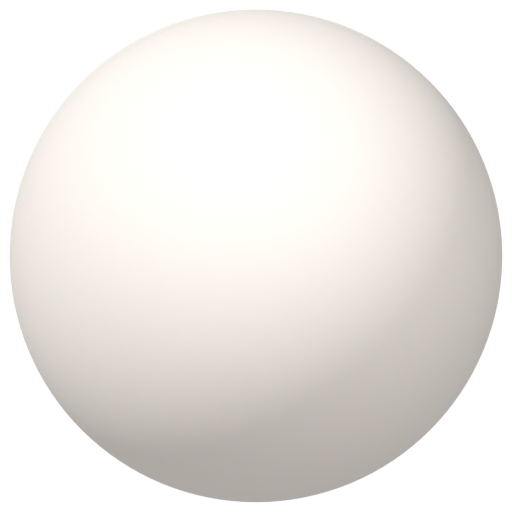
#> input picture src/sections/hero-thread/assets/Matcap_Clay.png, 512 x 512 px, given in place of desktop-K0.png, which was not available; the run also reads 1 picture not shown here
$ python make-comparisons.py ../../src/sections/hero-thread/assets ../../src/sections/hero-thread/assets/Matcap_Clay.png
#> lines starting #> are read from the running program, lines starting #| are printed output that depends on the picture; pictures that were not available may be replaced by others from this repository, and a replacement may not be noted
"""Pair captured browser viewports with supplied artboards. Never edits source art."""
from pathlib import Path
import sys
from PIL import Image, ImageDraw, ImageFont, ImageOps

root = Path(sys.argv[1])
design = Path(sys.argv[2])
font_path = Path('/System/Library/Fonts/Supplemental/Arial.ttf')
font = ImageFont.truetype(str(font_path), 18) if font_path.exists() else ImageFont.load_default(size=18)

def pair(actual, reference, output, left_label, right_label):
#> called with output = 'desktop-K0-comparison.png', right_label = 'Supplied canvas K0'
    left = Image.open(actual).convert('RGB')
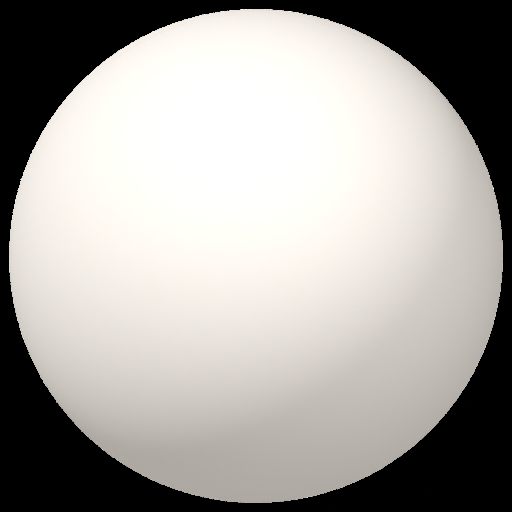
#> left: PIL image 512x512 RGB; mean R, G, B 167.5, 164.4, 160.1
    right = Image.open(reference).convert('RGB')
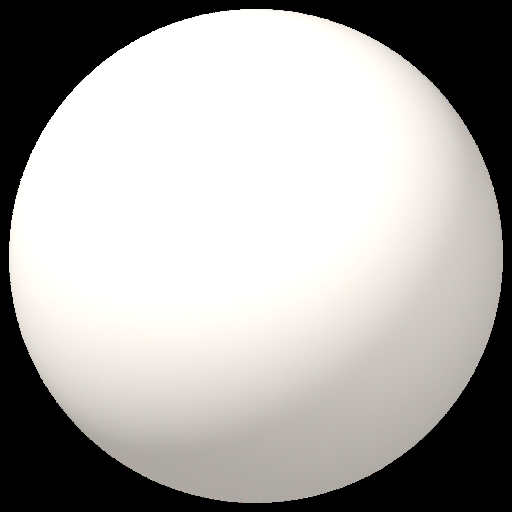
#> right: PIL image 512x512 RGB; mean R, G, B 171.4, 169.4, 166.8
    result = Image.new('RGB', (left.width + right.width, max(left.height, right.height) + 36), '#ffffff')
#> result: PIL image 1024x548 RGB; every value is 255
    result.paste(left, (0, 36))
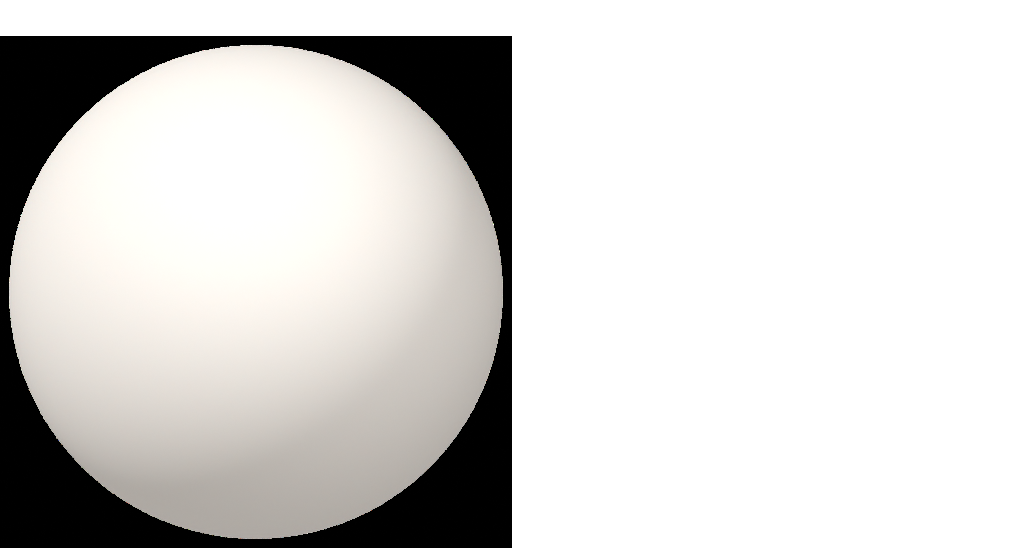
#> result: PIL image 1024x548 RGB; mean R, G, B 214.1, 212.7, 210.7
    result.paste(right, (left.width, 36))
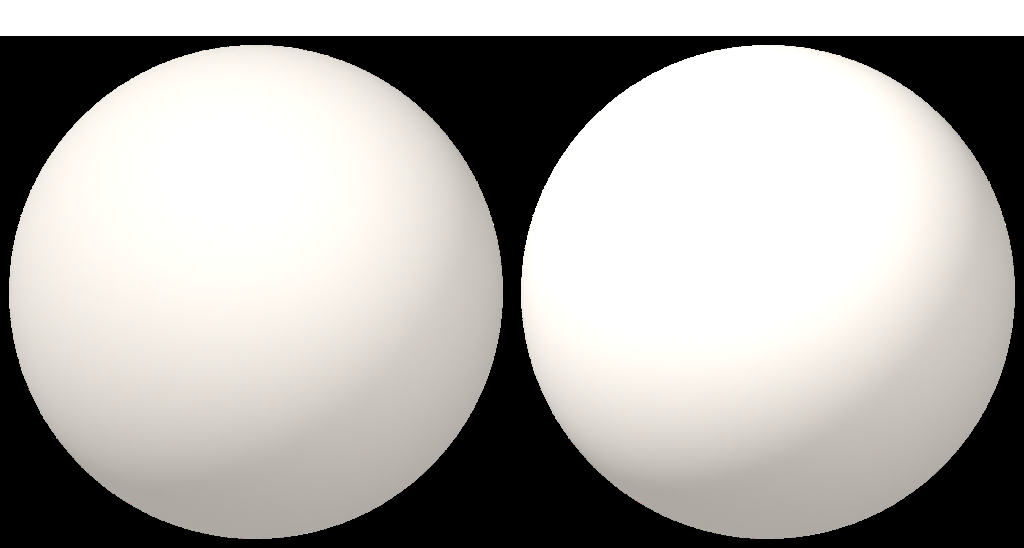
#> result: PIL image 1024x548 RGB; mean R, G, B 175.1, 172.7, 169.5
    draw = ImageDraw.Draw(result)
    draw.text((12, 9), left_label, font=font, fill='#2a2d38')
    draw.text((left.width + 12, 9), right_label, font=font, fill='#2a2d38')
    result.save(root / output)
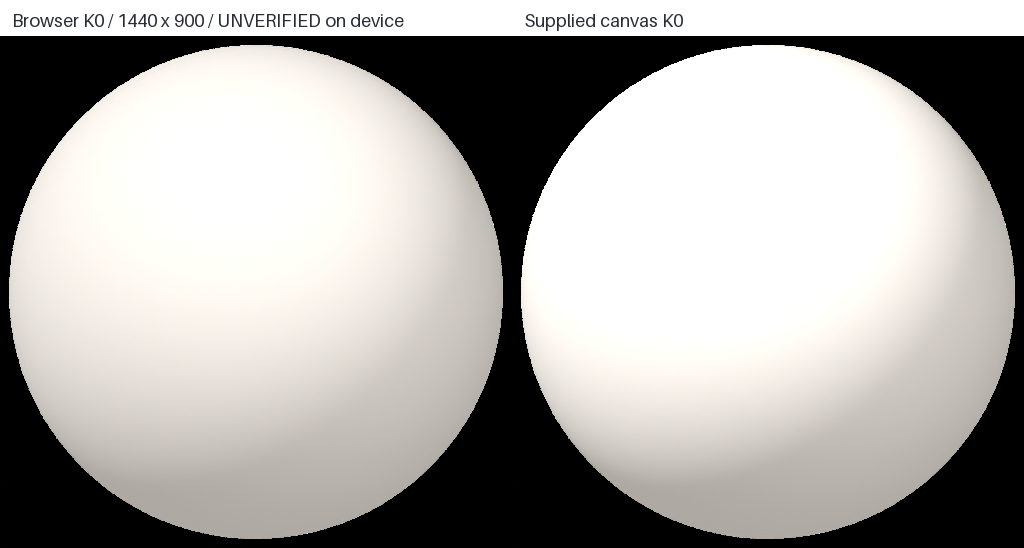
#> saved as desktop-K0-comparison.png: PIL image 1024x548 RGB; mean R, G, B 174.3, 171.9, 168.7

for p in root.glob('*-raw.png'):
    if p.name.startswith('artboard'):
        if 'mobile' in p.name:
            Image.open(p).crop((0, 0, 390, 844)).save(str(p).replace('-raw', ''))
        continue
    width, height = (390, 844) if p.name.startswith('mobile') else (1440, 900)
    im = Image.open(p)
    assert im.width >= width and im.height >= height + 42, (p, im.size)
    im.crop((0, 42, width, height + 42)).save(str(p).replace('-raw', ''))

for i in range(5):
#> (the run stopped early here; a loop or call above may not have finished)
